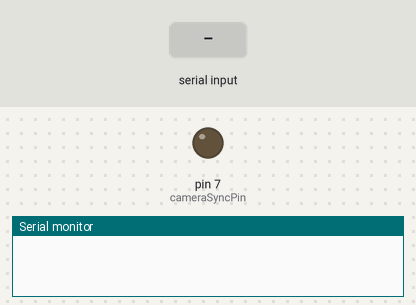
The sketch below on a simulated Arduino Uno, built with avr-gcc and run on an emulated ATmega328P. On the bench: output pins drawn as LEDs (lit = HIGH), the last lines printed to the serial monitor. Dashed ring = blinking. The inputs (shaded band) are chosen by the test bench. Pins used as bus, display or sensor lines are not drawn.

Above: at 1.2 s.
1.3 s: "b" received over Serial
At 2.8 s:
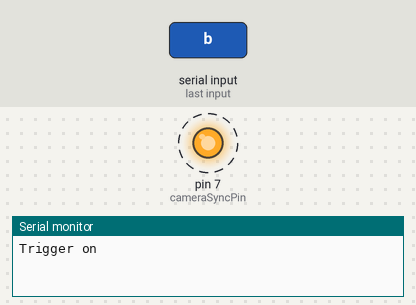
3.1 s: "s" received over Serial
At 3.4 s:
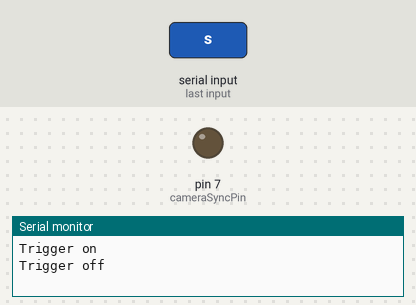
Timing chart, 0 to 6.1 s (numbered marks = the images above; inputs shaded):
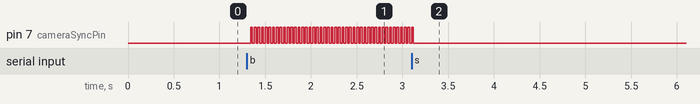

The sketch:

MoCapCameraTrigger.ino
```cpp
#include <MsTimer2.h>
const int triggerPin = 2;
const int cameraSyncPin = 7;
boolean flag = LOW;
boolean output = LOW;

void setup() {
  // put your setup code here, to run once:
  MsTimer2::set(20, toogle);
  MsTimer2::start();
  pinMode(triggerPin, OUTPUT);
  pinMode(cameraSyncPin, OUTPUT);

  Serial.begin(9600);

}
void loop() {
  // put your main code here, to run repeatedly:
  char comand;
  if(Serial.available()){
      comand = Serial.read();
      if(comand == 'b'){
          flag = HIGH;
          digitalWrite(triggerPin, HIGH);
          Serial.println("Trigger on");
      }
      if(comand == 's'){
          flag = LOW;
          digitalWrite(triggerPin, LOW);
          Serial.println("Trigger off");
   }
  }
}

void toogle(){
  if(flag == 1){
    digitalWrite(cameraSyncPin, output);
    output = !output;

  }else{
    digitalWrite(cameraSyncPin, LOW);
  }


}
```

Measured:
- after the input at 1.3 s, pin 7 (cameraSyncPin): alternates HIGH for 0.02 s and LOW for 0.02 s, starting at once
- after the input at 3.1 s, pin 7 (cameraSyncPin): goes on until 3.1 s, then stays LOW
